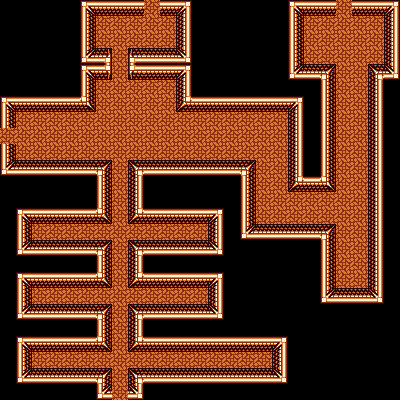

Below is a game level as drawn by its tile map, then a one-line description and the .tmx file that defines it, in full:
An orthogonal 25x25 tile map with 16x16 px tiles, 1 tile layer (Tile Layer 1) and 17 objects (8x Villain, 6x Door, 2x MapLink, Container).

<map version="1.0" orientation="orthogonal" renderorder="right-down" width="25" height="25" tilewidth="16" tileheight="16" nextobjectid="23">
 <tileset firstgid="1" source="tileset.tsx" />
 <layer name="Tile Layer 1" width="25" height="25">
  <data encoding="csv">
0,0,0,0,0,21,22,22,22,28,22,23,0,0,0,0,0,0,21,22,22,28,22,22,23,
0,0,0,0,0,31,28,28,28,28,28,33,0,0,0,0,0,0,31,28,28,28,28,28,33,
0,0,0,0,0,31,28,28,28,28,28,33,0,0,0,0,0,0,31,28,28,28,28,28,33,
0,0,0,0,0,1073741845,2684354584,28,536870936,1073741846,1073741846,3221225493,0,0,0,0,0,0,31,28,28,28,28,28,33,
0,0,0,0,0,21,3758096408,28,1610612760,22,22,2147483669,0,0,0,0,0,0,1073741845,1073741846,3221225506,28,28,1073741858,3221225493,
0,0,0,0,0,31,28,28,28,28,28,33,0,0,0,0,0,0,0,0,31,28,28,33,0,
21,22,22,22,22,35,28,28,28,28,28,34,22,22,22,22,22,22,23,0,31,28,28,33,0,
31,28,28,28,28,28,28,28,28,28,28,28,28,28,28,28,28,28,33,0,31,28,28,33,0,
28,28,28,28,28,28,28,28,28,28,28,28,28,28,28,28,28,28,33,0,31,28,28,33,0,
31,28,28,28,28,28,28,28,28,28,28,28,28,28,28,28,28,28,33,0,31,28,28,33,0,
1073741845,1073741846,1073741846,1073741846,1073741846,1073741846,3221225506,28,1073741858,1073741846,1073741846,1073741846,1073741846,1073741846,1073741846,3221225506,28,28,33,0,31,28,28,33,0,
0,0,0,0,0,0,31,28,33,0,0,0,0,0,0,31,28,28,34,22,35,28,28,33,0,
0,0,0,0,0,0,31,28,33,0,0,0,0,0,0,31,28,28,28,28,28,28,28,33,0,
0,21,22,22,22,22,2147483682,28,34,22,22,22,22,2147483669,0,31,28,28,28,28,28,28,28,33,0,
0,31,28,28,28,28,28,28,28,28,28,28,28,33,0,3221225495,1073741846,1073741846,1073741846,1073741846,3221225506,28,28,33,0,
0,1073741845,1073741846,1073741846,1073741846,1073741846,3221225506,28,1073741858,1073741846,1073741846,1073741846,1073741846,3221225493,0,0,0,0,0,0,31,28,28,33,0,
0,0,0,0,0,0,31,28,33,0,0,0,0,0,0,0,0,0,0,0,31,28,28,33,0,
0,21,22,22,22,22,2147483682,28,34,22,22,22,22,2147483669,0,0,0,0,0,0,31,28,28,33,0,
0,31,28,28,28,28,28,28,28,28,28,28,28,33,0,0,0,0,0,0,3221225495,1073741846,1073741846,1073741847,0,
0,1073741845,1073741846,1073741846,1073741846,1073741846,3221225506,28,1073741858,1073741846,1073741846,1073741846,1073741846,3221225493,0,0,0,0,0,0,0,0,0,0,0,
0,0,0,0,0,0,31,28,2147483679,0,0,0,0,0,0,0,0,0,0,0,0,0,0,0,0,
0,21,22,22,22,22,2147483682,28,34,22,22,22,22,22,22,22,22,2147483669,0,0,0,0,0,0,0,
0,31,28,28,28,28,28,28,28,28,28,28,28,28,28,28,28,33,0,0,0,0,0,0,0,
0,1073741845,1073741846,1073741846,1073741846,1073741846,1073741859,28,3221225507,1073741846,1073741846,1073741846,1073741846,1073741846,1073741846,1073741846,1073741846,3221225493,0,0,0,0,0,0,0,
0,0,0,0,0,0,1073741845,28,3221225493,0,0,0,0,0,0,0,0,0,0,0,0,0,0,0,0
</data>
 </layer>
 <objectgroup name="Object Layer 1">
  <object id="1" name="Door" type="Door" gid="42" x="144" y="16" width="16" height="16" />
  <object id="2" name="to_map02" type="MapLink" x="144" y="0" width="16" height="16">
   <properties>
    <property name="DestMap" value="map02" />
    <property name="DestX" type="int" value="9" />
    <property name="DestY" type="int" value="23" />
   </properties>
  </object>
  <object id="3" name="Door" type="Door" gid="1073741866" x="112" y="64" width="16" height="16" />
  <object id="4" name="Door" type="Door" gid="42" x="336" y="16" width="16" height="16" />
  <object id="5" name="to_map02" type="MapLink" x="336" y="0" width="16" height="16">
   <properties>
    <property name="DestMap" value="map02" />
    <property name="DestX" type="int" value="21" />
    <property name="DestY" type="int" value="23" />
   </properties>
  </object>
  <object id="6" name="Door" type="Door" gid="1073741866" x="112" y="400" width="16" height="16" />
  <object id="8" name="Gremlin" type="Villain" gid="201" x="192" y="240" width="16" height="16" />
  <object id="13" name="Gremlin" type="Villain" gid="201" x="192" y="304" width="16" height="16" />
  <object id="14" name="Gremlin" type="Villain" gid="201" x="192" y="368" width="16" height="16" />
  <object id="15" name="Gremlin" type="Villain" gid="201" x="32" y="368" width="16" height="16" />
  <object id="16" name="Gremlin" type="Villain" gid="201" x="32" y="304" width="16" height="16" />
  <object id="17" name="Gremlin" type="Villain" gid="201" x="32" y="240" width="16" height="16" />
  <object id="18" name="Bat" type="Villain" gid="212" x="336" y="288" width="16" height="16" />
  <object id="19" name="Bat" type="Villain" gid="212" x="352" y="288" width="16" height="16" />
  <object id="20" name="Door" type="Door" gid="42" x="16" y="144" width="16" height="16" rotation="-90" />
  <object id="21" name="Chest" type="Container" gid="85" x="224" y="368" width="16" height="16">
   <properties>
    <property name="Items" value="Health Vial" />
   </properties>
  </object>
  <object id="22" name="Door" type="Door" gid="42" x="112" y="80" width="16" height="16" />
 </objectgroup>
</map>
